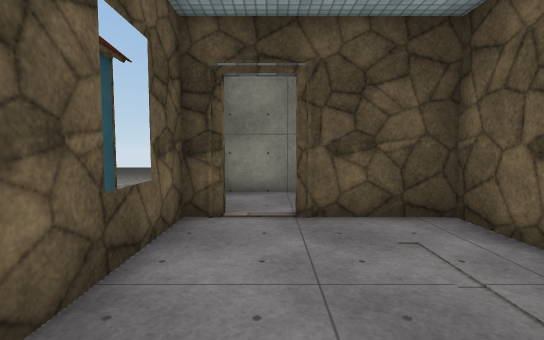
View 1 (above)

13 first-person views from a walk through a scene from a Unity 3-D project. The camera is 1.4 m above the floor, tilts 4° down and sees 85° across. The floor is counted in squares, 1 m on a side. Each view is taken from the middle of a square. On the plan, view 1 faces up. The plan holds only what a view shows up to about 14 squares ahead; the rest is blank. The place goes on beyond the plan. Door leaves are left out, so doorways stand open. Some surface patterns are stand-ins.

View 2
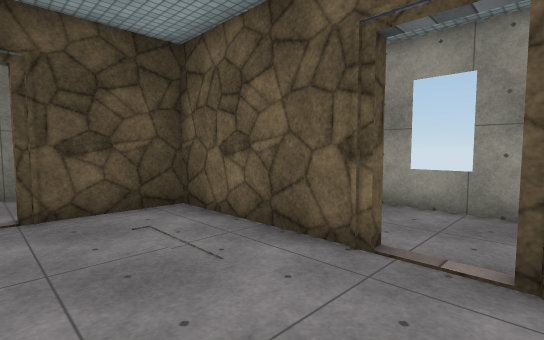

View 3
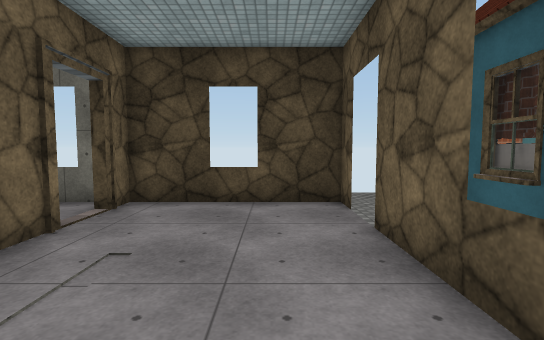

View 4
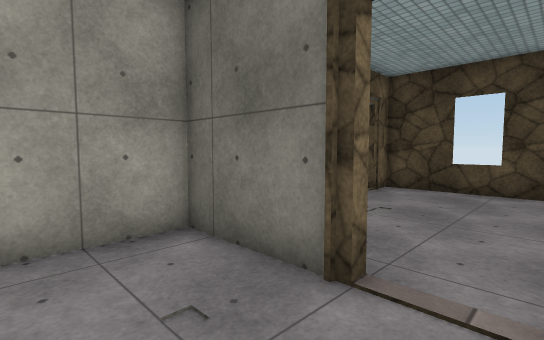

View 5
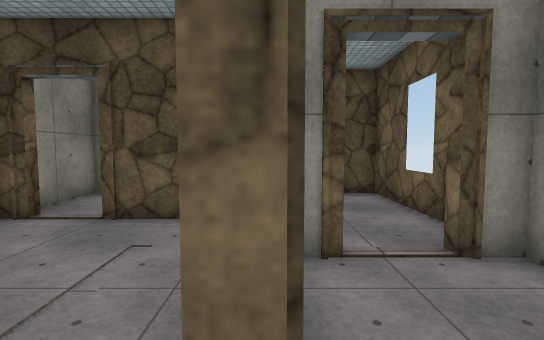

View 6
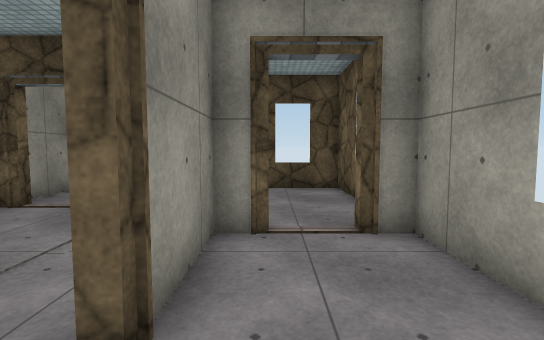

View 7
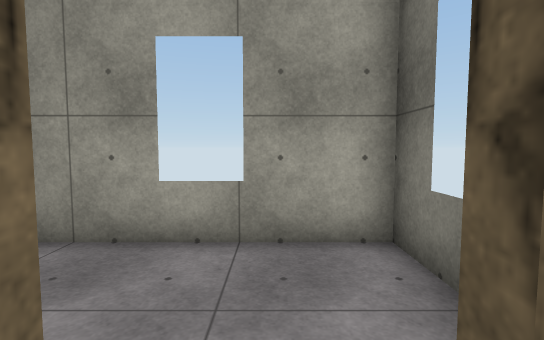

View 8
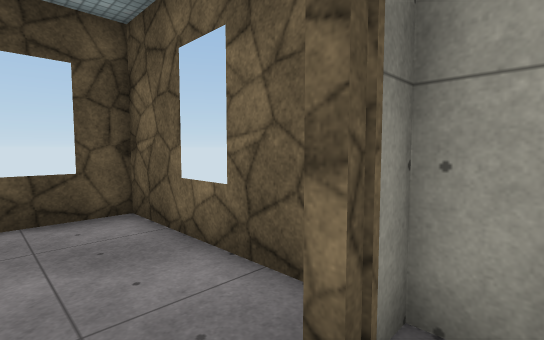

View 9
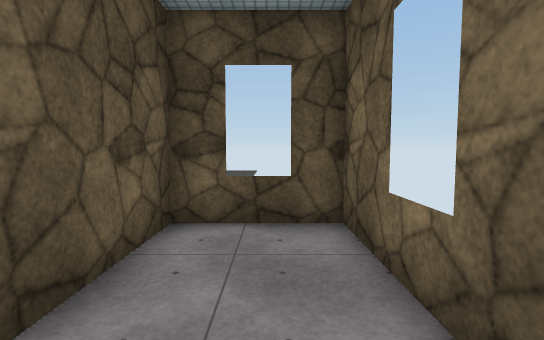

View 10
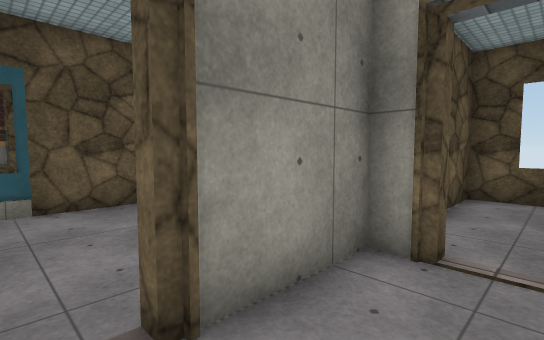

View 11
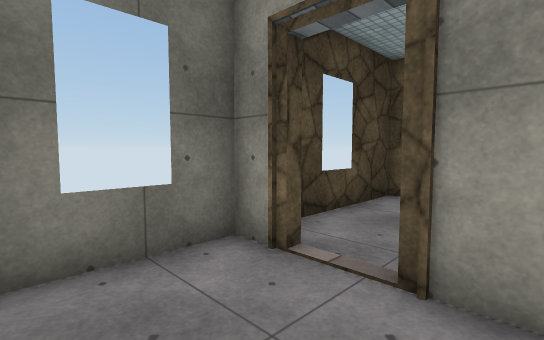

View 12
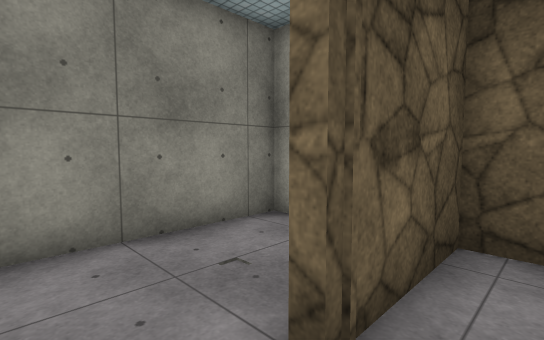

View 13
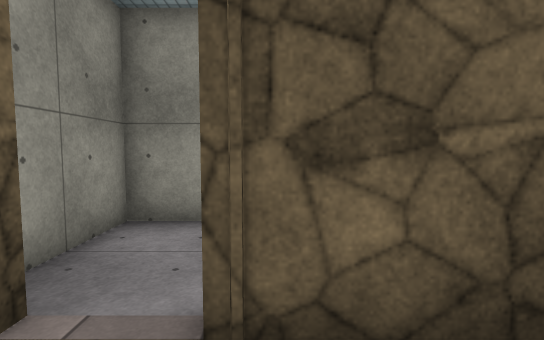

### Floor plan
Key: @ floor where view 1 was taken; # wall or solid block; x gap in a wall; . main floor; - floor 0.5 m lower than the main floor; v drop or lower ground.
Columns run from 2 left of view 1 to 8 right of it. Each row starts with its distance up from view 1.
 10 v#####v####
  9 #.....#...#
  8 #.....#...#
  7 #.....#...#
  6 v#.####...#
  5 -.....#...#
  4 v.....#..##
  3 #.....#...#
  2 #.....#...#
  1 x.....#...#
  0 v.@.......#
 -1 x.....#...#
 -2 v##v##v####

Positions as (right, up) in squares from view 1, and headings:
1: (0, 0), facing up
2: (0, -1), facing up-right
3: (0, 6), facing down
4: (-1, 9), facing down-right
5: (4, 0), facing up
6: (5, -1), facing up
7: (3, 0), facing right
8: (5, 3), facing up-right
9: (6, 4), facing up
10: (6, 0), facing up-left
11: (7, 2), facing down-left
12: (-1, 5), facing up-right
13: (1, 4), facing up
